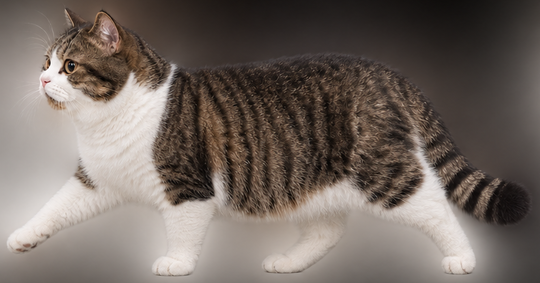
#> input picture bin/assets/walk-1.png, 540 x 283 px, found by its file name
$ python prepare-walk.py
#> lines starting #> are read from the running program, lines starting #| are printed output that depends on the picture
from pathlib import Path

import cv2
import numpy as np


ROOT = Path(__file__).resolve().parents[1]
ASSETS = ROOT / "bin" / "assets"
REFERENCE = ROOT / ".build" / "walk-source" / "walk-1.png"
GAIT_FRAMES = 24
STRETCH_FRAMES = 14


def smooth(t):
    t = np.clip(t, 0, 1)
    return t * t * (3 - 2 * t)


def premultiply(image):
    image = image.astype(np.float32) / 255
    image[:, :, :3] *= image[:, :, 3:]
    return image


def cut(image, vertices, feather=1.2):
    mask = np.zeros(image.shape[:2], dtype=np.uint8)
    cv2.fillPoly(mask, [np.array(vertices, dtype=np.int32)], 255, lineType=cv2.LINE_AA)
    mask = cv2.GaussianBlur(mask, (0, 0), feather).astype(np.float32) / 255
    return image * mask[:, :, None]


def over(back, front):
    return front + back * (1 - front[:, :, 3:])


def save(path, image):
    # Resize in premultiplied color to keep the silhouette clear on a dark desktop.
    image = cv2.resize(image, (448, 235), interpolation=cv2.INTER_AREA)
    alpha = image[:, :, 3:]
    np.divide(image[:, :, :3], alpha, out=image[:, :, :3], where=alpha > 0)
    pixels = np.rint(np.clip(image, 0, 1) * 255).astype(np.uint8)
    if not cv2.imwrite(str(path), pixels, [cv2.IMWRITE_PNG_COMPRESSION, 8]):
        raise RuntimeError(f"Could not write {path.name}")


def body_offset(x, stretch):
    front = 1 - smooth((x - 78) / 285)
    tail = smooth((x - 442) / 95)
    return -29 * front * stretch, (52 * front - 15 * tail) * stretch


def warp_body(image, stretch, x, y):
    source_x = x.copy()
    for _ in range(3):
        dx, _ = body_offset(source_x, stretch)
        source_x = x - dx
    _, dy = body_offset(source_x, stretch)
    return cv2.remap(image, source_x.astype(np.float32), (y - dy).astype(np.float32), cv2.INTER_LINEAR)


def foot_position(phase, offset, center, floor, height):
    progress = (phase - offset) % 1
    contact = .63
    stride = 82
    if progress < contact:
        return (center + stride * (progress / contact - .5), floor), 0
    swing = (progress - contact) / (1 - contact)
    lift = np.sin(np.pi * swing)
    return (center + stride * (.5 - smooth(swing)), floor - height * lift), lift


def warp_leg(image, root, paw, target, stretch, x, y):
    rx, ry = root
    px, py = paw
    tx, ty = target
    dx, dy = body_offset(rx, stretch)
    # Keep the shoulder or hip attached as the ankle moves. The paw stays horizontal.
    source_y = ry + (y - (ry + dy)) * (py - ry) / (ty - (ry + dy))
    source_y = np.where(y < ry + dy, y - dy, source_y)
    fraction = np.clip((source_y - ry) / (py - ry), 0, 1)
    source_x = x - dx - (tx - px - dx) * fraction
    return cv2.remap(image, source_x.astype(np.float32), source_y.astype(np.float32), cv2.INTER_LINEAR)


def soften_forepaw(texture, x, y):
    colors = texture[:, :, :3]
    alpha = texture[:, :, 3:]
    luma = cv2.cvtColor(colors, cv2.COLOR_BGR2GRAY)[:, :, None]
    # The raised paw exposes a warm shadow in the reference. Lift and neutralize
    # that patch toward the white fur of the other forepaw, keeping its texture.
    paw = smooth((y - 203) / 30) * (1 - smooth((x - 23) / 41))
    lifted = luma + np.maximum(0, .84 * alpha - luma) * .72
    corrected = lifted + .42 * (colors - luma)
    colors += paw[:, :, None] * (corrected - colors)


def bend_foreleg(arm, paw, root, foot, lift, width, x, y):
    # Rotate the paw around its wrist while keeping its contact point on the
    # prescribed path. The arm bends around an elbow behind the shoulder.
    source_wrist = (182, 252)
    angle = 57 * lift ** 2
    paw_matrix = cv2.getRotationMatrix2D(source_wrist, angle, width)
    paw_matrix[:, 2] += np.asarray(foot) - paw_matrix @ (175, 275, 1)
    wrist_x, wrist_y = paw_matrix @ (*source_wrist, 1)
    root_x, root_y = root
    elbow_y = root_y + .51 * (wrist_y - root_y)
    elbow_x = root_x + .36 * (wrist_x - root_x) + 7 + 8 * lift

    # Short strips at the elbow and wrist preserve the width of the forearm
    # and overlap the paw, so lifting it does not squash the whole leg.
    target_y = [root_y - 12, root_y, elbow_y, wrist_y, wrist_y + 12]
    source_rows = [169, 181, 218, 252, 264]
    source_y = np.interp(y, target_y, source_rows, left=-1, right=-1).astype(np.float32)
    target_x = np.interp(y, target_y, [root_x, root_x, elbow_x, wrist_x, wrist_x - 2])
    source_x = np.interp(source_y, source_rows, [184, 184, 188, 182, 180])
    source_x = (source_x + (x - target_x) / width).astype(np.float32)
    forearm = cv2.remap(arm, source_x, source_y, cv2.INTER_LINEAR)
    foot_pixels = cv2.warpAffine(paw, paw_matrix, arm.shape[1::-1], flags=cv2.INTER_LINEAR)
    return over(forearm, foot_pixels)


source = cv2.imread(str(REFERENCE), cv2.IMREAD_UNCHANGED)
#> source is the input picture: shape (283, 540, 4); mean B, G, R, A 97.5, 104.2, 114.7, 126.2
if source is None or source.shape != (283, 540, 4):
    raise RuntimeError("Run scripts/prepare-sprites.mjs to prepare the 540×283 walk reference")
cat = premultiply(source)
y, x = np.indices(cat.shape[:2], dtype=np.float32)
back_outline = [
    (0, 0), (539, 0), (539, 229), (479, 227), (446, 207), (430, 191), (410, 207),
    (377, 207), (350, 213), (316, 224), (281, 225), (242, 224), (215, 216),
]
body = cut(cat, back_outline + [
    (181, 207), (153, 210), (127, 203), (101, 203), (79, 179), (0, 169),
])

# Far hind, far front, near hind, near front. The four footfalls follow a lateral sequence.
# Each mask overlaps its attachment beneath the coat, with paws cut from the same cat.
legs = [
    ([(292, 178), (348, 180), (353, 219), (340, 240), (318, 273), (281, 281), (251, 276),
      (253, 255), (277, 239), (299, 212)], (323, 197), (274, 263), .50, 307, 263, 24, 307),
    ([(74, 152), (122, 169), (133, 194), (100, 210), (76, 222), (28, 256), (0, 259),
      (0, 224), (34, 199), (61, 179)], (98, 175), (18, 240), .75, 111, 260, 24, 17),
    ([(363, 154), (409, 148), (433, 162), (442, 194), (471, 224), (485, 254), (480, 282),
      (428, 282), (428, 253), (409, 230), (381, 214), (355, 195)], (405, 180), (459, 264),
     .00, 433, 269, 28, 433),
    ([(150, 169), (206, 169), (221, 189), (216, 219), (196, 275), (174, 282), (145, 279),
      (146, 255), (157, 229), (162, 204)], (185, 176), (171, 268), .25, 171, 270, 29, 65),
]
textures = [cut(cat, leg[0]) for leg in legs]
#> in cut (call 3), `mask = np.zeros(image.shape[:2], dtype=np.uint8)`: mask: shape (283, 540); every value is 0
#> in cut (call 3), `cv2.fillPoly(mask, [np.array(vertices, dtype=np.int32)], 255, lineType..`: mask: shape (283, 540); min 0, max 255, mean 11.1
#> in cut (call 4), `cv2.fillPoly(mask, [np.array(vertices, dtype=np.int32)], 255, lineType..`: mask: shape (283, 540); min 0, max 255, mean 15.6
#> in cut (call 5), `cv2.fillPoly(mask, [np.array(vertices, dtype=np.int32)], 255, lineType..`: mask: shape (283, 540); min 0, max 255, mean 10.9
#> in cut (call 5), `return image * mask[:, :, None]`:
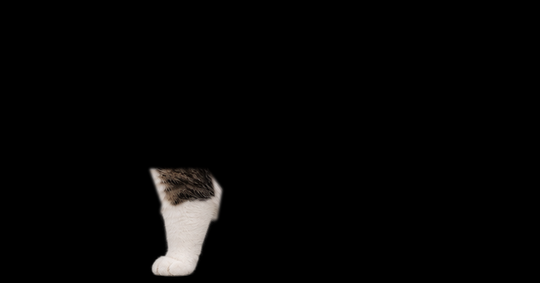
#> returned value: shape (283, 540, 4) float32; mean of channels 0, 1, 2, 3 0.0197, 0.0206, 0.022, 0.0346; drawn as B, G, R
#> textures = 4 items
textures[0][:, :, :3] *= .92
textures[1][:, :, :3] *= .985
soften_forepaw(textures[1], x, y)
#> in soften_forepaw, `colors += paw[:, :, None] * (corrected - colors)`:
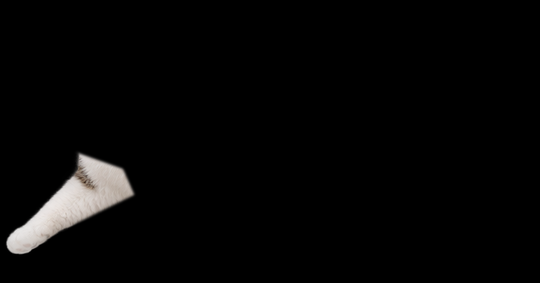
#> colors: shape (283, 540, 3) float32; mean of channels 0, 1, 2 0.0241, 0.0248, 0.0259; drawn as B, G, R


# The chest covers both forelegs at their roots. Remove the silhouette of the
# reference's extended foreleg from the chest before posing the legs.
walk_body = cut(cat, back_outline + [(181, 207), (150, 207), (0, 207)], feather=1.7)
#> in cut (call 6), `cv2.fillPoly(mask, [np.array(vertices, dtype=np.int32)], 255, lineType..`:
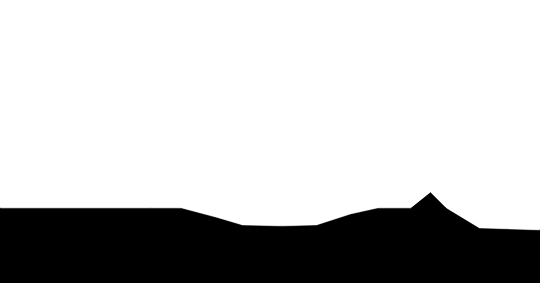
#> mask: shape (283, 540); min 0, max 255, mean 193.6
chest_edge = np.interp(y, [143, 153, 163, 173, 181, 191, 200, 209],
                       [62, 76, 79, 83, 90, 102, 117, 143], left=-2)
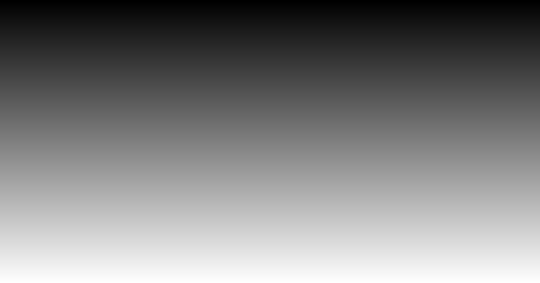
#> y: shape (283, 540) float32; min 0, max 282, mean 141; drawn with min black and max white
walk_body *= smooth((x - chest_edge + 1.5) / 3)[:, :, None]
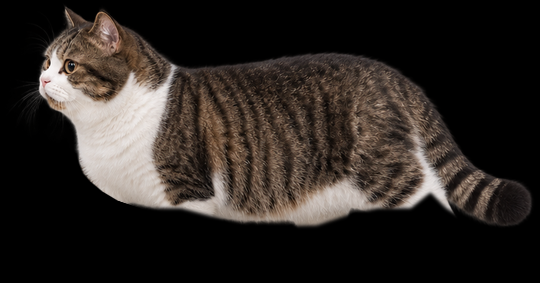
#> walk_body: shape (283, 540, 4) float32; mean of channels 0, 1, 2, 3 0.14, 0.155, 0.178, 0.414; drawn as B, G, R

# Use the straight foreleg's fur and paw for both sides. The far side is
# slightly smaller and shaded, with its own footfall and swing.
foreleg = textures[3]
forearm = foreleg * (1 - smooth((y - 252) / 8))[:, :, None]
forepaw = foreleg * smooth((y - 242) / 10)[:, :, None]


def render_walk(phase):
    far_foot, far_lift = foot_position(phase, .75, 129, 263, 27)
    near_foot, near_lift = foot_position(phase, .25, 171, 274, 31)
    far_front = bend_foreleg(forearm, forepaw, (129, 174), far_foot, far_lift, .85, x, y)
    far_front[:, :, :3] *= .91
    near_front = bend_foreleg(forearm, forepaw, (184, 180), near_foot, near_lift, .98, x, y)

    hind = []
    for index in (0, 2):
        _, root, paw, offset, center, floor, lift, _ = legs[index]
        target, _ = foot_position(phase, offset, center, floor, lift)
        hind.append(warp_leg(textures[index], root, paw, target, 0, x, y))
    limbs = over(over(hind[0], far_front), near_front)
    return over(over(limbs, walk_body), hind[1])


def render_stretch(stretch):
    limbs = []
    for (_, root, paw, _, center, floor, _, extended), texture in zip(legs, textures):
        target = (center + (extended - center) * stretch, floor)
        limbs.append(warp_leg(texture, root, paw, target, stretch, x, y))
    result = over(limbs[0], limbs[1])
    result = over(result, warp_body(body, stretch, x, y))
    return over(over(result, limbs[2]), limbs[3])


for i in range(GAIT_FRAMES):
    save(ASSETS / f"gait-{i:02d}.png", render_walk(i / GAIT_FRAMES))
#> this loop made 24 passes
#> pass 1, in bend_foreleg, `target_x = np.interp(y, target_y, [root_x, root_x, elbow_x, wrist_x, w..`:
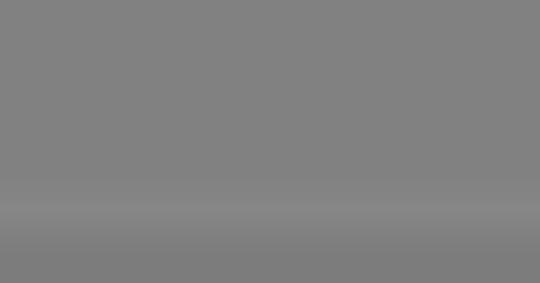
#> target_x: shape (283, 540) float64; min 124.5, max 135, mean 129
#> pass 1, in bend_foreleg, `source_x = (source_x + (x - target_x) / width).astype(np.float32)`:
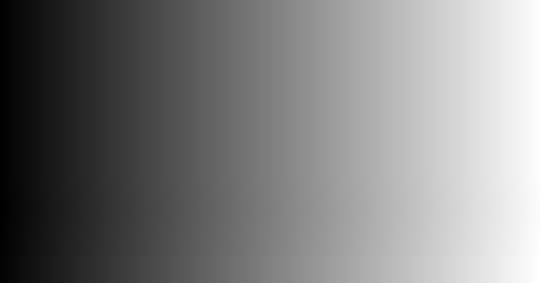
#> source_x: shape (283, 540) float32; min 29.1, max 671.7, mean 349.5; drawn with min black and max white
for i in range(STRETCH_FRAMES):
    save(ASSETS / f"stretch-{i:02d}.png", render_stretch(i / (STRETCH_FRAMES - 1)))

$ run again, with bin/assets/walk-3.png copied over bin/assets/walk-1.png
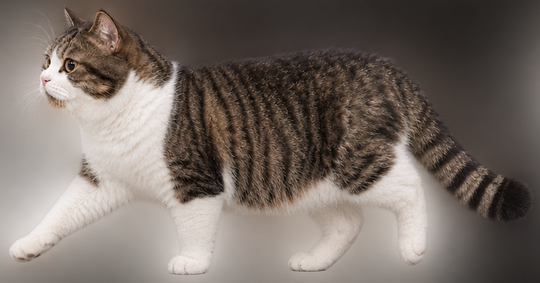
#> input picture bin/assets/walk-3.png, 540 x 283 px, found by its file name
#> source is the input picture: shape (283, 540, 4); mean B, G, R, A 101.9, 108.5, 118.9, 121.7
#> textures = 4 items
#> `walk_body *= smooth((x - chest_edge + 1.5) / 3)[:, :, None]`:
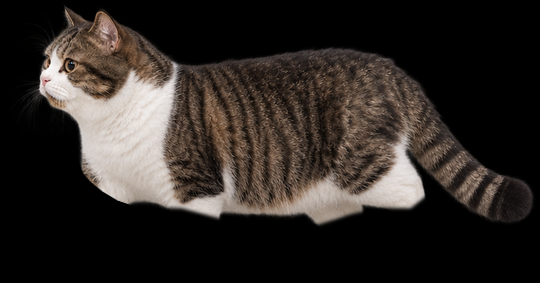
#> walk_body: shape (283, 540, 4) float32; mean of channels 0, 1, 2, 3 0.146, 0.161, 0.183, 0.41; drawn as B, G, R
#> `forepaw = foreleg * smooth((y - 242) / 10)[:, :, None]`:
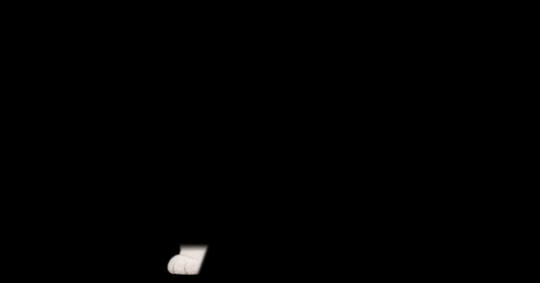
#> forepaw: shape (283, 540, 4) float32; mean of channels 0, 1, 2, 3 0.00424, 0.00436, 0.00454, 0.00524; drawn as B, G, R

$ run again, with bin/assets/walk-4.png copied over bin/assets/walk-1.png
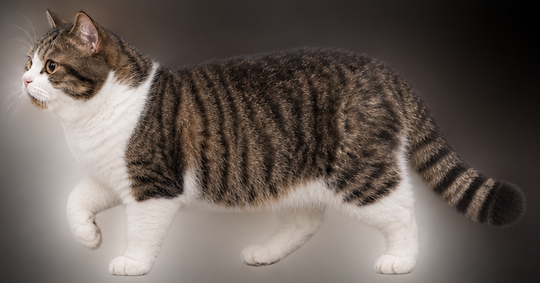
#> input picture bin/assets/walk-4.png, 540 x 283 px, found by its file name
#> source is the input picture: shape (283, 540, 4); mean B, G, R, A 86.4, 92.6, 102.6, 122.4
#> in cut (call 5), `return image * mask[:, :, None]`:
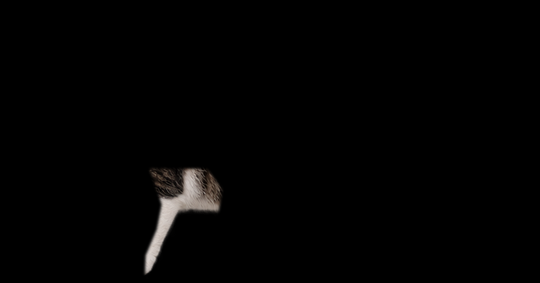
#> returned value: shape (283, 540, 4) float32; mean of channels 0, 1, 2, 3 0.00962, 0.0102, 0.0111, 0.0216; drawn as B, G, R
#> textures = 4 items
#> `walk_body *= smooth((x - chest_edge + 1.5) / 3)[:, :, None]`:
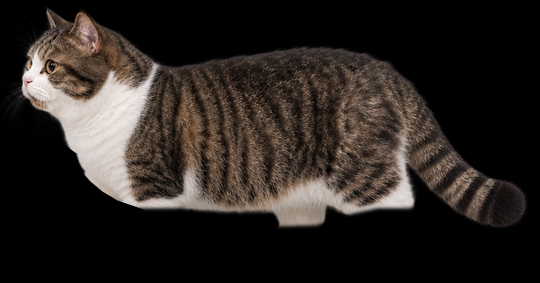
#> walk_body: shape (283, 540, 4) float32; mean of channels 0, 1, 2, 3 0.131, 0.145, 0.168, 0.416; drawn as B, G, R
